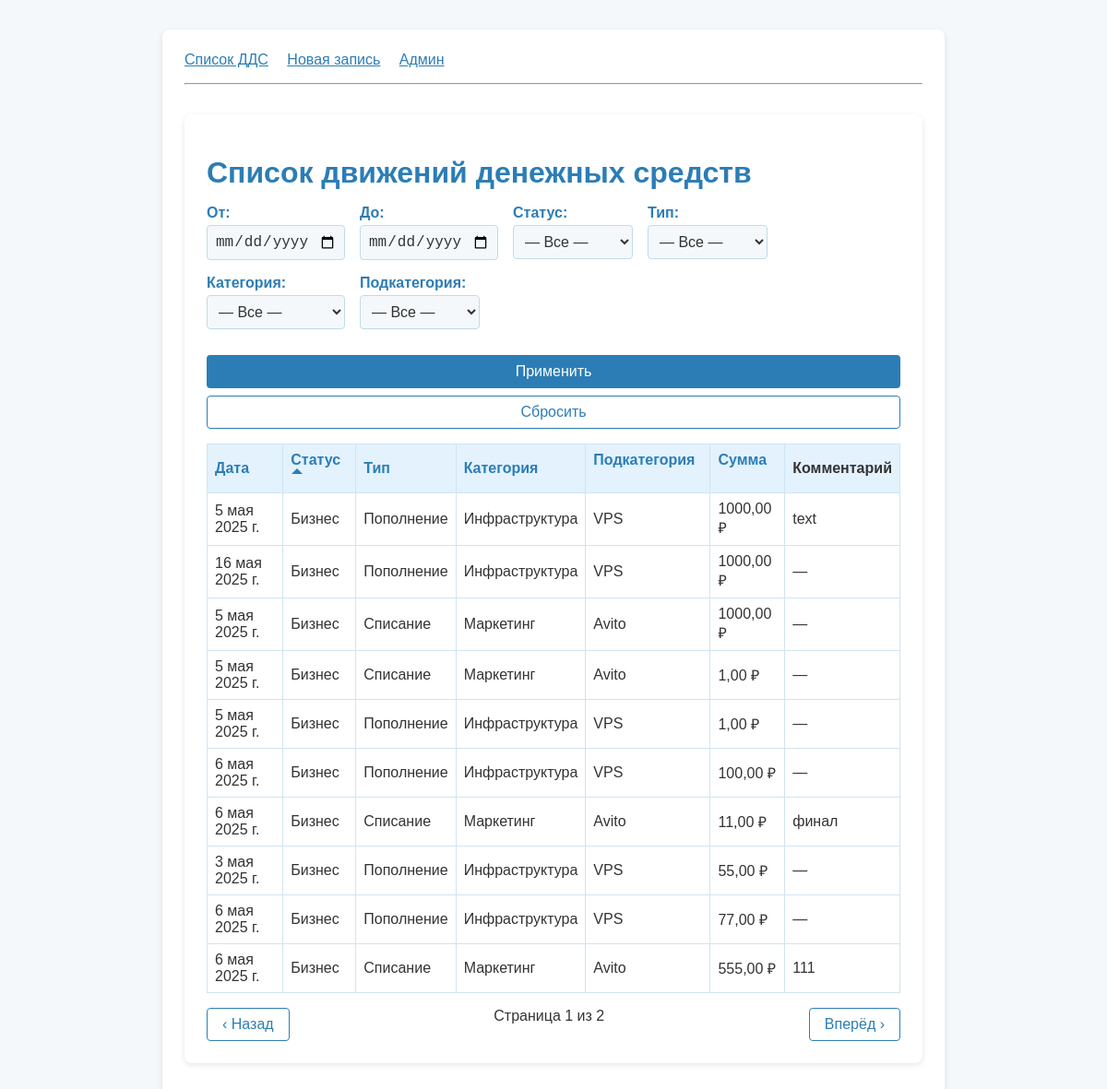
/?ordering=status__name, run on the app's committed database.
### cashflow/models.py (models this page shows, shortened)
class CashFlow(models.Model):
    created_at = models.DateField("Дата записи", default=timezone.now,
                                  help_text="Если нужно, вы можете изменить дату записи вручную")
    status = models.ForeignKey(Status, verbose_name=_("Статус"), on_delete=models.PROTECT)
    txn_type = models.ForeignKey(
        TransactionType, verbose_name=_("Тип операции"), on_delete=models.PROTECT
    )
    category = models.ForeignKey(Category, verbose_name=_("Категория"), on_delete=models.PROTECT)
    subcategory = models.ForeignKey(SubCategory, verbose_name=_("Подкатегория"), on_delete=models.PROTECT)
    amount = models.DecimalField(_("Сумма, ₽"), max_digits=12, decimal_places=2)
    comment = models.TextField(_("Комментарий"), blank=True)

class Status(models.Model):
    name = models.CharField(_("Название статуса"), max_length=50, unique=True)
    class Meta:
        verbose_name = "Статус"
        verbose_name_plural = "Статусы"

class TransactionType(models.Model):
    name = models.CharField(max_length=50, unique=True)
    class Meta:
        verbose_name = "Тип операции"
        verbose_name_plural = "Типы операций"

class Category(models.Model):
    name = models.CharField(max_length=100)
    txn_type = models.ForeignKey(
        TransactionType, on_delete=models.CASCADE, related_name="categories"
    )
    class Meta:
        unique_together = ("name", "txn_type")
        verbose_name = "Категория"
        verbose_name_plural = "Категории"

class SubCategory(models.Model):
    name = models.CharField(max_length=100)
    category = models.ForeignKey(
        Category, on_delete=models.CASCADE, related_name="subcategories"
    )
    class Meta:
        unique_together = ("name", "category")
        verbose_name = "Подкатегория"
        verbose_name_plural = "Подкатегории"

### cashflow/views.py (the view)
# urls.py: path("", CashFlowListView.as_view(), name="cashflow_list"),
class CashFlowListView(ListView):
    model = CashFlow
    template_name = "cashflow_list.html"
    context_object_name = "object_list"
    paginate_by = 10
    def get_queryset(self):
        qs = super().get_queryset().select_related(
            "status", "txn_type", "category", "subcategory"
        )
        params = self.request.GET
        if params.get("date_from"):
            qs = qs.filter(created_at__gte=params["date_from"])
        if params.get("date_to"):
            qs = qs.filter(created_at__lte=params["date_to"])
        if params.get("status"):
            qs = qs.filter(status_id=params["status"])
        if params.get("txn_type"):
            qs = qs.filter(txn_type_id=params["txn_type"])
        if params.get("category"):
            qs = qs.filter(category_id=params["category"])
        if params.get("subcategory"):
            qs = qs.filter(subcategory_id=params["subcategory"])
        ordering = params.get("ordering", "-created_at")
        return qs.order_by(ordering)
    def get_context_data(self, **kwargs):
        ctx = super().get_context_data(**kwargs)
        params = self.request.GET.copy()
        params.pop("page", None)
        ctx["clean_qs"] = params.urlencode()
        ctx["statuses"] = Status.objects.all()
        ctx["types"] = TransactionType.objects.all()
        ctx["categories"] = Category.objects.select_related("txn_type").all()
        ctx["subcategories"] = SubCategory.objects.select_related("category").all()
        ctx["selected_status"] = params.get("status", "")
        ctx["selected_type"] = params.get("txn_type", "")
        ctx["selected_category"] = params.get("category", "")
        ctx["selected_subcategory"] = params.get("subcategory", "")
        ctx["current_order"] = self.request.GET.get("ordering", "-created_at")
        return ctx

### cashflow/templates/cashflow_list.html (shortened to what this page needs)
{% extends "base.html" %}
{% block content %}
<div class="container">
  <h1>Список движений денежных средств</h1>
  <form method="get" action="{% url 'cashflow_list' %}" class="filter-form">
    <div class="filter-group">
      <div class="filter-field">
        <label for="id_date_from">От:</label>
        <input
          type="date"
          id="id_date_from"
          name="date_from"
          value="{{ filter.date_from|default_if_none:'' }}"
        >
      </div>
      <div class="filter-field">
        <label for="id_date_to">До:</label>
        <input
          type="date"
          id="id_date_to"
          name="date_to"
          value="{{ filter.date_to|default_if_none:'' }}"
        >
      </div>
      <div class="filter-field">
        <label for="id_status">Статус:</label>
        <select id="id_status" name="status">
          <option value=""
            {% if not filter.status %}selected{% endif %}>
            — Все —
          </option>
        </select>
      </div>
      <div class="filter-field">
        <label for="filter_type">Тип:</label>
        <select id="filter_type" name="txn_type">
          <option value=""
            {% if not filter.txn_type %}selected{% endif %}>
            — Все —
          </option>
        </select>
      </div>
      <div class="filter-field">
        <label for="filter_category">Категория:</label>
        <select id="filter_category" name="category">
          <option value=""
            {% if not filter.category %}selected{% endif %}>
            — Все —
          </option>
        </select>
      </div>
      <div class="filter-field">
        <label for="filter_subcategory">Подкатегория:</label>
        <select id="filter_subcategory" name="subcategory">
          <option value=""
            {% if not filter.subcategory %}selected{% endif %}>
            — Все —
          </option>
        </select>
      </div>
      <div class="filter-field filter-buttons">
        <button type="submit" class="btn btn-primary">Применить</button>
        <a href="{% url 'cashflow_list' %}" class="btn btn-secondary">Сбросить</a>
      </div>
    </div>
  </form>
  <table class="table">
    <thead>
      <tr>
        <th>
          {% if current_order == "created_at" %}
            <a href="{% url 'cashflow_list' %}?ordering=-created_at" class="sorted asc">Дата</a>
          {% elif current_order == "-created_at" %}
            <a href="{% url 'cashflow_list' %}?ordering=created_at" class="sorted desc">Дата</a>
          {% else %}
            <a href="{% url 'cashflow_list' %}?ordering=created_at">Дата</a>
          {% endif %}
        </th>
        <th>
          {% if current_order == "status__name" %}
            <a href="{% url 'cashflow_list' %}?ordering=-status__name" class="sorted asc">Статус</a>
          {% elif current_order == "-status__name" %}
            <a href="{% url 'cashflow_list' %}?ordering=status__name" class="sorted desc">Статус</a>
          {% else %}
            <a href="{% url 'cashflow_list' %}?ordering=status__name">Статус</a>
          {% endif %}
        </th>
        <th>
          {% if current_order == "txn_type__name" %}
            <a href="{% url 'cashflow_list' %}?ordering=-txn_type__name" class="sorted asc">Тип</a>
          {% elif current_order == "-txn_type__name" %}
            <a href="{% url 'cashflow_list' %}?ordering=txn_type__name" class="sorted desc">Тип</a>
          {% else %}
            <a href="{% url 'cashflow_list' %}?ordering=txn_type__name">Тип</a>
          {% endif %}
        </th>
        <th>
          {% if current_order == "category__name" %}
            <a href="{% url 'cashflow_list' %}?ordering=-category__name" class="sorted asc">Категория</a>
          {% elif current_order == "-category__name" %}
            <a href="{% url 'cashflow_list' %}?ordering=category__name" class="sorted desc">Категория</a>
          {% else %}
            <a href="{% url 'cashflow_list' %}?ordering=category__name">Категория</a>
          {% endif %}
        </th>
        <th>
          {% if current_order == "subcategory__name" %}
            <a href="{% url 'cashflow_list' %}?ordering=-subcategory__name" class="sorted asc">Подкатегория</a>
          {% elif current_order == "-subcategory__name" %}
            <a href="{% url 'cashflow_list' %}?ordering=subcategory__name" class="sorted desc">Подкатегория</a>
          {% else %}
            <a href="{% url 'cashflow_list' %}?ordering=subcategory__name">Подкатегория</a>
          {% endif %}
        </th>
        <th>
          {% if current_order == "amount" %}
            <a href="{% url 'cashflow_list' %}?ordering=-amount" class="sorted asc">Сумма</a>
          {% elif current_order == "-amount" %}
            <a href="{% url 'cashflow_list' %}?ordering=amount" class="sorted desc">Сумма</a>
          {% else %}
            <a href="{% url 'cashflow_list' %}?ordering=amount">Сумма</a>
          {% endif %}
        </th>
        <th>Комментарий</th>
      </tr>
    </thead>
    <tbody>
      {% for obj in object_list %}
        <tr>
          <td>{{ obj.created_at }}</td>
          <td>{{ obj.status.name }}</td>
          <td>{{ obj.txn_type.name }}</td>
          <td>{{ obj.category.name }}</td>
          <td>{{ obj.subcategory.name }}</td>
          <td>{{ obj.amount }} ₽</td>
          <td>{{ obj.comment|default:"—" }}</td>
        </tr>
      {% empty %}
        <tr><td colspan="7">Записи не найдены.</td></tr>
      {% endfor %}
    </tbody>
  </table>
  {% include "pagination.html" %}
</div>
{% endblock %}

### cashflow/static/styles.css (style rules this page uses)
:root { --bg-page: #f4f8fb; --bg-panel: #fff; --clr-text: #333; --clr-primary: #2c7db5; --clr-primary-d:#226a98; --clr-border: #c0dbe8; --clr-border-l: #d0e4f1; --clr-muted: #667; --clr-error: #d9534f; --radius: 4px; }
body { margin: 0; background: var(--bg-page); color: var(--clr-text); font-family: Arial, sans-serif; }
.container { max-width: 800px; margin: 2rem auto; padding: 1.5rem; background: var(--bg-panel); border-radius: 8px; box-shadow: 0 2px 6px rgba(0,0,0,0.1); }
h1 { margin-bottom: 1rem; color: var(--clr-primary); }
.btn { display: inline-block; padding: 0.5rem 1rem; border-radius: var(--radius); font-size: 1rem; text-decoration: none; text-align: center; cursor: pointer; user-select: none; border: 1px solid transparent; }
.btn-primary { background: var(--clr-primary); color: #fff; }
.btn-secondary { background: var(--bg-panel); color: var(--clr-primary); border-color: var(--clr-primary); }
.table { width: 100%; border-collapse: collapse; margin-top: 1rem; }
.table th, .table td { border: 1px solid var(--clr-border-l); padding: 0.5rem; }
.table th { background: #e3f2fd; text-align: left; }
.table th a { color: var(--clr-primary); text-decoration: none; }
.table th a.sorted { position: relative; padding-right: 1.2em; }
.table th a.sorted:after { content: ''; position: absolute; right: 0.4em; top: 50%; transform: translateY(-50%); border: 0.4em solid transparent; }
.table th a.sorted.asc:after { border-bottom-color: var(--clr-primary); }
.form-control, .filter-group input, .filter-group select, .form-group textarea { width: 100%; padding: 0.5rem; border: 1px solid var(--clr-border); border-radius: var(--radius); background: var(--bg-page); box-sizing: border-box; font-size: 1rem; color: var(--clr-text); }
.filter-form { margin-bottom: 1rem; }
.filter-group { display: flex; flex-wrap: wrap; gap: 0.75rem; align-items: center; }
.filter-group label { color: var(--clr-primary); white-space: nowrap; }
.filter-group input[type="date"], .filter-group select { max-width: 150px; background: var(--bg-page); }
.filter-group { display: flex; flex-wrap: wrap; gap: 1rem; align-items: flex-start; }
.filter-field { display: flex; flex-direction: column; white-space: nowrap; }
.filter-field > label { margin-bottom: 0.25rem; color: var(--clr-primary); font-weight: 600; }
.filter-field > input, .filter-field > select { min-width: 130px; padding: 0.5rem; border: 1px solid var(--clr-border); border-radius: var(--radius); background: var(--bg-page); box-sizing: border-box; }
.filter-buttons { flex: 0 0 100%; display: flex; gap: 0.5rem; margin-top: 0.75rem; }
.table th a { color: var(--clr-primary); text-decoration: none; position: relative; padding-right: 1.2em; }
.table th a:after { content: ""; position: absolute; right: 0.4em; top: 50%; transform: translateY(-50%); border: 0.4em solid transparent; }

### data on the page
CashFlow: created_at "5 мая 2025 г.", status.name "Бизнес", txn_type.name "Пополнение", category.name "Инфраструктура", subcategory.name "VPS", amount "1000,00", comment "text"
CashFlow: created_at "16 мая 2025 г.", status.name "Бизнес", txn_type.name "Пополнение", category.name "Инфраструктура", subcategory.name "VPS", amount "1000,00", comment "—"
CashFlow: created_at "5 мая 2025 г.", status.name "Бизнес", txn_type.name "Списание", category.name "Маркетинг", subcategory.name "Avito", amount "1000,00", comment "—"
CashFlow: created_at "5 мая 2025 г.", status.name "Бизнес", txn_type.name "Списание", category.name "Маркетинг", subcategory.name "Avito", amount "1,00", comment "—"
CashFlow: created_at "5 мая 2025 г.", status.name "Бизнес", txn_type.name "Пополнение", category.name "Инфраструктура", subcategory.name "VPS", amount "1,00", comment "—"
CashFlow: created_at "6 мая 2025 г.", status.name "Бизнес", txn_type.name "Пополнение", category.name "Инфраструктура", subcategory.name "VPS", amount "100,00", comment "—"
CashFlow: created_at "6 мая 2025 г.", status.name "Бизнес", txn_type.name "Списание", category.name "Маркетинг", subcategory.name "Avito", amount "11,00", comment "финал"
CashFlow: created_at "3 мая 2025 г.", status.name "Бизнес", txn_type.name "Пополнение", category.name "Инфраструктура", subcategory.name "VPS", amount "55,00", comment "—"
CashFlow: created_at "6 мая 2025 г.", status.name "Бизнес", txn_type.name "Пополнение", category.name "Инфраструктура", subcategory.name "VPS", amount "77,00", comment "—"
CashFlow: created_at "6 мая 2025 г.", status.name "Бизнес", txn_type.name "Списание", category.name "Маркетинг", subcategory.name "Avito", amount "555,00", comment "111"

### other printed values
{{ page_obj.number }} "1"
{{ page_obj.paginator.num_pages }} "2"
